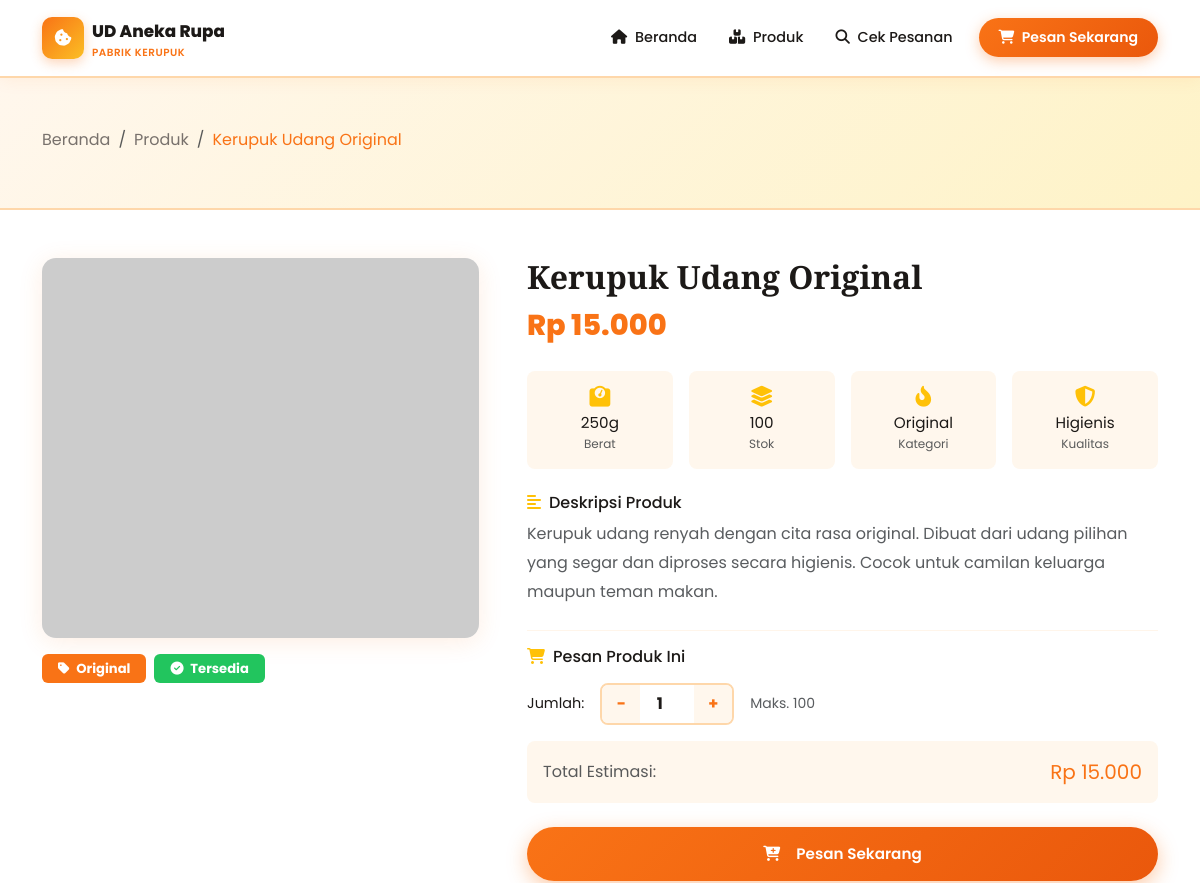
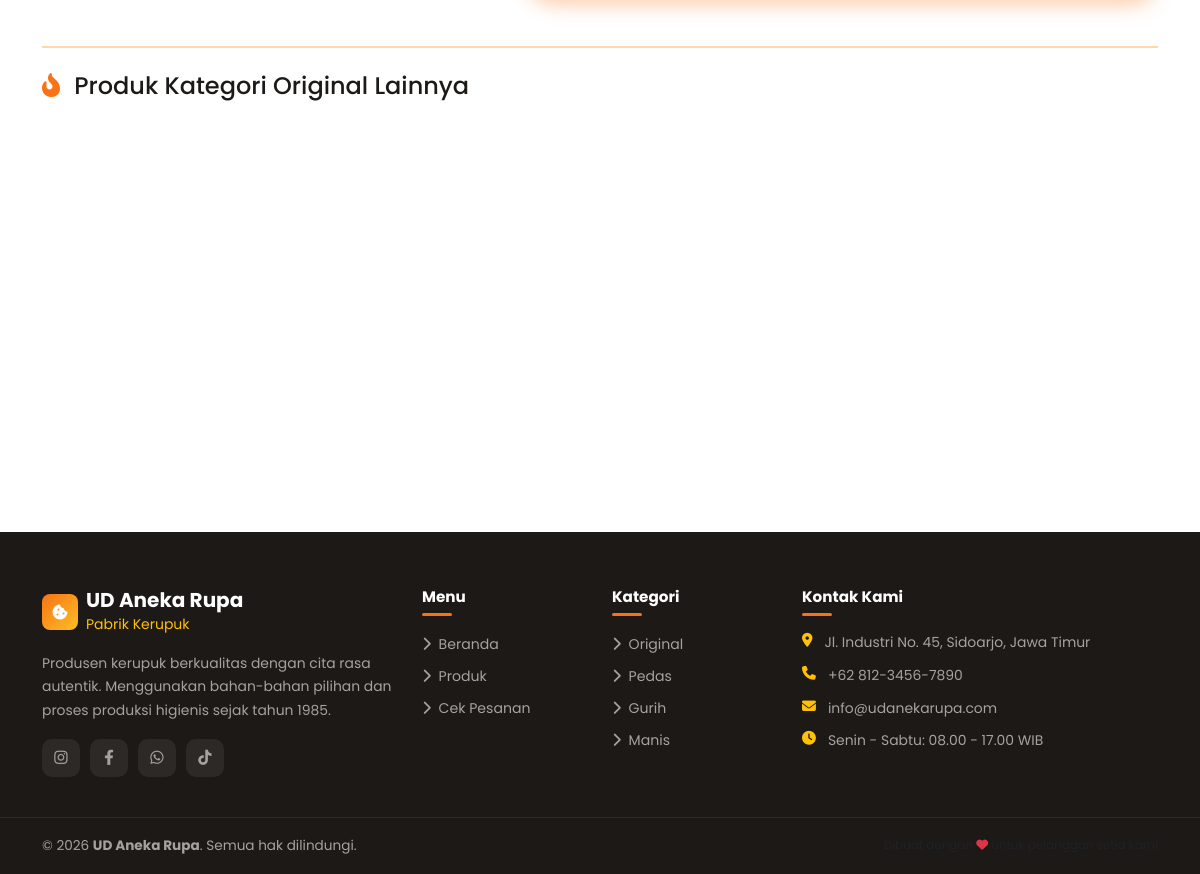
Screenshot of /detail.php?id=1 with the database file from the repository (2 pictures, top to bottom).
### tables this page shows
CREATE TABLE produk (
    id INT AUTO_INCREMENT PRIMARY KEY,
    nama_produk VARCHAR(150) NOT NULL,
    deskripsi TEXT,
    harga DECIMAL(10,2) NOT NULL,
    stok INT NOT NULL DEFAULT 0,
    berat_gram INT COMMENT 'Berat per kemasan dalam gram',
    gambar VARCHAR(255),
    kategori ENUM('original','pedas','manis','gurih') DEFAULT 'original',
    status ENUM('aktif','nonaktif') DEFAULT 'aktif',
    created_at TIMESTAMP DEFAULT CURRENT_TIMESTAMP,
    updated_at TIMESTAMP DEFAULT CURRENT_TIMESTAMP ON UPDATE CURRENT_TIMESTAMP
);

### config/config.php (called while the page is built, shortened)
<?php
function formatRupiah($angka) {
    return 'Rp ' . number_format($angka, 0, ',', '.');
}

### detail.php (the view, shortened to what this page needs)
<?php
require_once 'config/config.php';
$id = isset($_GET['id']) ? (int)$_GET['id'] : 0;
$stmt = $conn->prepare("SELECT * FROM produk WHERE id = ? AND status = 'aktif'");
$stmt->bind_param('i', $id);
$stmt->execute();
$produk = $stmt->get_result()->fetch_assoc();
$stmt2 = $conn->prepare("SELECT * FROM produk WHERE kategori = ? AND id != ? AND status='aktif' LIMIT 3");
$stmt2->bind_param('si', $produk['kategori'], $id);
$stmt2->execute();
$related = $stmt2->get_result()->fetch_all(MYSQLI_ASSOC);
include 'includes/header.php';
?>
<section class="page-hero">
    <div class="container">
        <nav aria-label="breadcrumb">
            <ol class="breadcrumb">
                <li class="breadcrumb-item"><a href="<?= APP_URL ?>">Beranda</a></li>
                <li class="breadcrumb-item"><a href="produk.php">Produk</a></li>
                <li class="breadcrumb-item active"><?= htmlspecialchars($produk['nama_produk']) ?></li>
            </ol>
        </nav>
    </div>
</section>
<section class="py-5">
    <div class="container">
        <div class="row g-5">
            <div class="col-lg-5">
                <div class="detail-img-wrap">
                    <?php
                    $img = !empty($produk['gambar']) && file_exists("assets/images/produk/{$produk['gambar']}")
                        ? "assets/images/produk/{$produk['gambar']}"
                        : "https://placehold.co/600x460/FFF7ED/F97316?text=" . urlencode($produk['nama_produk']);
                    ?>
                    <img src="<?= $img ?>" alt="<?= htmlspecialchars($produk['nama_produk']) ?>">
                </div>
                <div class="mt-3 d-flex gap-2 flex-wrap">
                    <span class="badge px-3 py-2" style="background:var(--primary);font-size:.82rem;">
                        <i class="fa-solid fa-tag me-1"></i> <?= ucfirst($produk['kategori']) ?>
                    </span>
                    <?php if ($produk['stok'] > 0): ?>
                    <span class="badge px-3 py-2" style="background:#22C55E;font-size:.82rem;">
                        <i class="fa-solid fa-circle-check me-1"></i> Tersedia
                    </span>
                    <?php else: ?>
                    <span class="badge bg-danger px-3 py-2" style="font-size:.82rem;">
                        <i class="fa-solid fa-circle-xmark me-1"></i> Stok Habis
                    </span>
                    <?php endif; ?>
                </div>
            </div>
            <div class="col-lg-7">
                <h1 style="font-family:'Playfair Display',serif;font-weight:700;font-size:clamp(1.5rem,3vw,2rem);">
                    <?= htmlspecialchars($produk['nama_produk']) ?>
                </h1>
                <div class="detail-price mb-4"><?= formatRupiah($produk['harga']) ?></div>
                <div class="row g-3 mb-4">
                    <div class="col-6 col-md-3">
                        <div class="text-center p-3 rounded-3" style="background:var(--light-bg);">
                            <i class="fa-solid fa-weight-scale text-warning d-block mb-1" style="font-size:1.3rem;"></i>
                            <div class="fw-700" style="font-size:.95rem;"><?= $produk['berat_gram'] ?>g</div>
                            <div class="text-muted" style="font-size:.75rem;">Berat</div>
                        </div>
                    </div>
                    <div class="col-6 col-md-3">
                        <div class="text-center p-3 rounded-3" style="background:var(--light-bg);">
                            <i class="fa-solid fa-layer-group text-warning d-block mb-1" style="font-size:1.3rem;"></i>
                            <div class="fw-700" style="font-size:.95rem;"><?= $produk['stok'] ?></div>
                            <div class="text-muted" style="font-size:.75rem;">Stok</div>
                        </div>
                    </div>
                    <div class="col-6 col-md-3">
                        <div class="text-center p-3 rounded-3" style="background:var(--light-bg);">
                            <i class="fa-solid fa-fire-flame-curved text-warning d-block mb-1" style="font-size:1.3rem;"></i>
                            <div class="fw-700" style="font-size:.95rem;text-transform:capitalize;"><?= $produk['kategori'] ?></div>
                            <div class="text-muted" style="font-size:.75rem;">Kategori</div>
                        </div>
                    </div>
                    <div class="col-6 col-md-3">
                        <div class="text-center p-3 rounded-3" style="background:var(--light-bg);">
                            <i class="fa-solid fa-shield-halved text-warning d-block mb-1" style="font-size:1.3rem;"></i>
                            <div class="fw-700" style="font-size:.95rem;">Higienis</div>
                            <div class="text-muted" style="font-size:.75rem;">Kualitas</div>
                        </div>
                    </div>
                </div>
                <div class="mb-4">
                    <h6 class="fw-700 mb-2"><i class="fa-solid fa-align-left me-2 text-warning"></i>Deskripsi Produk</h6>
                    <p class="text-muted" style="line-height:1.8;"><?= nl2br(htmlspecialchars($produk['deskripsi'])) ?></p>
                </div>
                <hr style="border-color:var(--primary-light);">
                <?php if ($produk['stok'] > 0): ?>
                <div>
                    <h6 class="fw-700 mb-3"><i class="fa-solid fa-cart-shopping me-2 text-warning"></i>Pesan Produk Ini</h6>
                    <div class="d-flex align-items-center gap-3 mb-3">
                        <label class="fw-600 mb-0" style="font-size:.9rem;">Jumlah:</label>
                        <div class="qty-control">
                            <button class="qty-btn" type="button" onclick="changeQty('minus')">−</button>
                            <input type="number"
                                   id="jumlah"
                                   class="qty-input"
                                   value="1"
                                   min="1"
                                   max="<?= $produk['stok'] ?>"
                                   oninput="updateTotal()">
                            <button class="qty-btn" type="button" onclick="changeQty('plus')">+</button>
                        </div>
                        <span class="text-muted small">Maks. <?= $produk['stok'] ?></span>
                    </div>
                    <div class="mb-4 p-3 rounded-3" style="background:var(--light-bg);display:flex;justify-content:space-between;align-items:center;">
                        <span class="fw-600 text-muted">Total Estimasi:</span>
                        <span class="fw-800 fs-5" style="color:var(--primary);" id="total_display"><?= formatRupiah($produk['harga']) ?></span>
                    </div>
                    <a href="pesan.php?id=<?= $produk['id'] ?>&qty=1"
                       id="btn-pesan-link"
                       class="btn-primary-custom d-inline-flex w-100 justify-content-center py-3">
                        <i class="fa-solid fa-cart-plus me-2"></i> Pesan Sekarang
                    </a>
                </div>
                <?php endif; ?>
            </div>
        </div>
        <?php if (!empty($related)): ?>
        <div class="mt-5 pt-4" style="border-top:2px solid var(--primary-light);">
            <h4 class="mb-4 fw-700">
                <i class="fa-solid fa-fire-flame-curved me-2" style="color:var(--primary);"></i>
                Produk Kategori <?= ucfirst($produk['kategori']) ?> Lainnya
            </h4>
            <div class="row g-4">
                <?php foreach ($related as $r): ?>
                <div class="col-md-4">
                </div>
                <?php endforeach; ?>
            </div>
        </div>
        <?php endif; ?>
    </div>
</section>
<?php
include 'includes/footer.php';
?>

### assets/css/style.css (style rules this page uses)
:root { --primary: #F97316; --primary-dark: #EA580C; --primary-light: #FED7AA; --secondary: #FBBF24; --dark: #1C1917; --dark-soft: #292524; --gray: #78716C; --light-bg: #FFF7ED; --white: #FFFFFF; --success: #22C55E; --info: #3B82F6; --radius: 14px; --radius-sm: 8px; --shadow: 0 4px 24px rgba(249,115,22,0.12); --shadow-lg: 0 8px 40px rgba(249,115,22,0.18); --transition: all 0.3s ease; }
* { box-sizing: border-box; }
body { font-family: 'Poppins', sans-serif; background-color: var(--white); color: var(--dark); overflow-x: hidden; }
a { text-decoration: none; color: inherit; }
img { max-width: 100%; }
.btn-primary-custom { background: linear-gradient(135deg, var(--primary), var(--primary-dark)); color: white; padding: 13px 28px; border-radius: 50px; font-weight: 600; font-size: 0.95rem; border: none; box-shadow: 0 6px 20px rgba(249,115,22,0.38); transition: var(--transition); display: inline-flex; align-items: center; gap: 8px; }
.page-hero { background: linear-gradient(135deg, var(--light-bg), #FEF3C7); padding: 50px 0 40px; border-bottom: 2px solid var(--primary-light); }
.breadcrumb-item.active { color: var(--primary); }
.breadcrumb-item a { color: var(--gray); }
.detail-img-wrap { border-radius: var(--radius); overflow: hidden; box-shadow: var(--shadow); }
.detail-img-wrap img { width: 100%; height: 380px; object-fit: cover; }
.detail-price { font-size: 1.8rem; font-weight: 800; color: var(--primary); }
.qty-control { display: flex; align-items: center; gap: 0; border: 2px solid var(--primary-light); border-radius: var(--radius-sm); overflow: hidden; width: fit-content; }
.qty-btn { width: 38px; height: 38px; background: var(--light-bg); border: none; font-size: 1rem; color: var(--primary); font-weight: 700; cursor: pointer; transition: var(--transition); }
.qty-input { width: 54px; height: 38px; border: none; text-align: center; font-weight: 700; font-size: 1rem; outline: none; color: var(--dark); }

### rows the page displays
produk: nama_produk "Kerupuk Udang Original", kategori "Original", harga "Rp 15.000", berat_gram "250", stok "100", deskripsi "Kerupuk udang renyah dengan cita rasa original. Dibuat dari udang pilihan yang segar dan diproses secara higienis. Cocok untuk camilan keluarga maupun teman makan."
